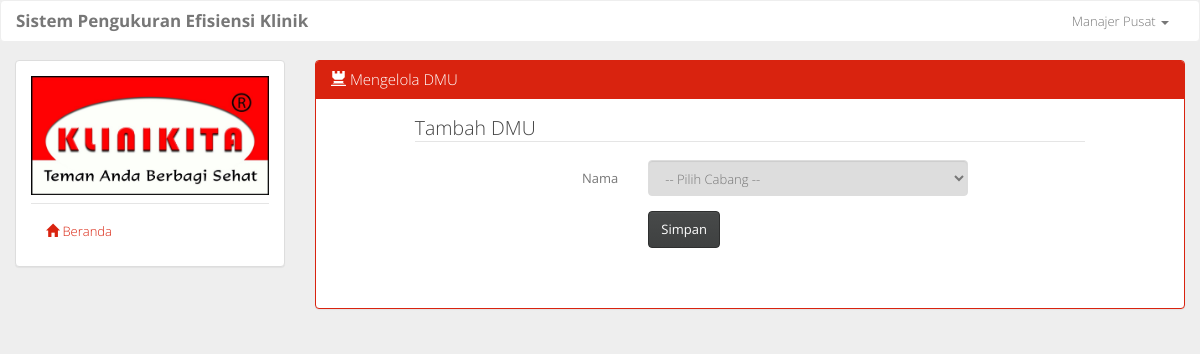
The app's page /ubah_dmu.php?id=5 (signed in), older data.
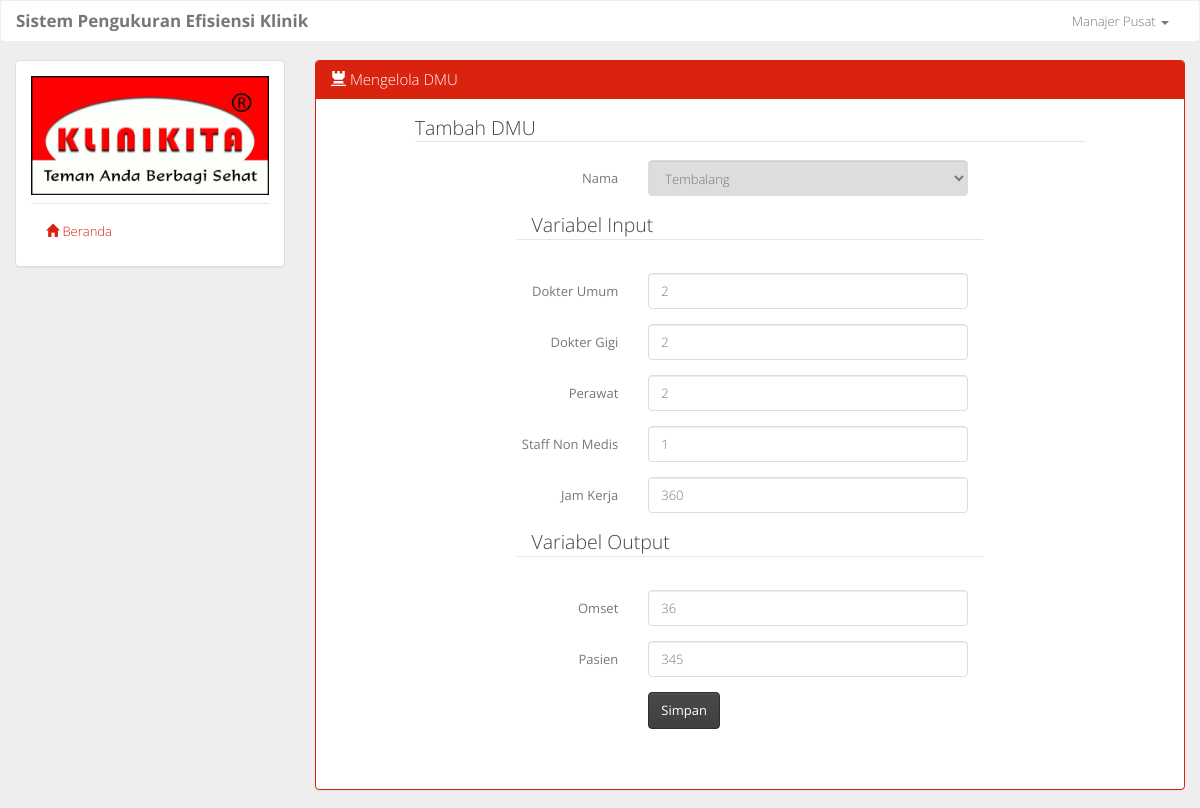
The same page, newer data.
### tables this page shows
CREATE TABLE `tb_detail_dmu` (
  `id_detail_dmu` int(11) NOT NULL,
  `id_klinik` int(11) NOT NULL,
  `id_variabel` int(11) NOT NULL,
  `nilai_variabel` int(11) NOT NULL
);

CREATE TABLE `tb_variabel` (
  `id_variabel` int(11) NOT NULL,
  `nama_variabel` varchar(50) NOT NULL,
  `jenis_variabel` char(1) NOT NULL,
  `satuan` varchar(50) NOT NULL
);

### ubah_dmu.php (the view)
<?php
	include 'layout.php';
	$id = $_GET['id'];
?>
				<div class="col-sm-9">
					<div class="panel panel-primary">
						<div class="panel-heading">
							<h3 class="panel-title"><span class="glyphicon glyphicon-tower"></span> Mengelola DMU</h3>
						</div>
						<div class="panel-body">
							<form class="form-horizontal" method="post" action="<?php echo "process/u_dmu.php?id=".$id.""; ?>">
								<fieldset>
								    <legend>Tambah DMU</legend>
								    <div class="form-group">
								      	<label class="col-sm-4 control-label">Nama</label>
								      	<div class="col-sm-6">
								        	<select name="id_klinik" class="form-control" required disabled>
								        		<option value=""> -- Pilih Cabang -- </option>
								        		<?php
								        			$query = mysqli_query($conn, "SELECT k.cabang_klinik, d.id_klinik FROM tb_klinik AS k, tb_detail_dmu AS d WHERE k.id_klinik=d.id_klinik GROUP BY id_klinik");
								        			if (mysqli_num_rows($query) > 0) {
													    while($cabang = mysqli_fetch_assoc($query)) {
													    	$id_cabang = $cabang['id_klinik'];
													    	if ($id == $id_cabang) {
													    		echo '<option value="'.$id_cabang.'" selected>'.$cabang["cabang_klinik"].'</option>';
													    	} else {
													    		echo '<option value="'.$id_cabang.'">'.$cabang["cabang_klinik"].'</option>';
													    	}
													    }
													}
								        		?>
								        	</select>
								      	</div>
								    </div>
								    <?php
								    	$input = 0;
								    	$output = 0;
										$query = mysqli_query($conn, 'SELECT * FROM tb_variabel v, tb_detail_dmu d WHERE v.id_variabel=d.id_variabel AND d.id_klinik='.$id.' ORDER BY v.jenis_variabel ASC, v.id_variabel ASC');
										while($var = mysqli_fetch_assoc($query)){
											$name =	 str_replace(' ','_',$var['nama_variabel']);
											$satuan = $var['satuan'];
											$value = $var["nilai_variabel"];
											if (($var['jenis_variabel'] == 'i') AND ($input == 0)) {
												echo '<div class="form-group"><legend class="col-sm-8 col-sm-offset-2">Variabel Input</legend></div>';
													$input = 1;
											} elseif (($var['jenis_variabel'] == 'o') AND ($output == 0)) {
												echo '<div class="form-group"><legend class="col-sm-8 col-sm-offset-2">Variabel Output</legend></div>';
													$output = 1;
											}
											echo '
												<div class="form-group">
												    <label class="col-sm-4 control-label">'.$var["nama_variabel"].'</label>
												    <div class="col-sm-6">
												        <input class="form-control" name="'.$name.'" type="number" min="1" placeholder="'.$satuan.'" value="'.$value.'" required>
												    </div>
												</div>
											';
										}
									?>
								    <div class="form-group">
								      	<div class="col-sm-6 col-sm-offset-4">
								        	<button type="submit" class="btn btn-default">Simpan</button>
								      	</div>
								    </div>
								</fieldset>
							</form>
						</div>
					</div>
				</div>
<?php include 'layout2.php' ?>

### layout.php (shortened to what this page needs)
<!DOCTYPE html>
<html>
	<head>
		<link href="assets/css/bootstrap.min.css" rel="stylesheet">
		<link href="assets/css/style.css" rel="stylesheet">
	</head>
	<body>
		<div class="container-fluid">
			<div class="row">
				<nav class="navbar navbar-default">
				  	<div class="container-fluid">
				    	<div class="navbar-header">
				      		<a class="navbar-brand" href="#"><strong>Sistem Pengukuran Efisiensi Klinik</strong></a>
				    	</div>
				    	<div class="collapse navbar-collapse" id="bs-example-navbar-collapse-1">
				      		<ul class="nav navbar-nav navbar-right">
				        		<li class="dropdown">
				          			<a href="#" class="dropdown-toggle" data-toggle="dropdown" role="button" aria-expanded="false"><?php echo $_SESSION['user']; ?> <span class="caret"></span></a>
				        		</li>
				      		</ul>
				    	</div>
				  	</div>
				</nav>
			</div>
			<div class="row">
				<div class="col-sm-3 sidebar">
					<div class="panel panel-default">
					  	<div class="panel-body">
							<img src="assets/img/logo_klinikita.jpg" class="img-responsive">
					    	<ul class="nav nav-pills nav-stacked" id="stacked-menu">
					    		<li class="nav-divider"></li>
								<li>
									<a href="beranda.php"><span class="glyphicon glyphicon-home"></span> Beranda</a>
								</li>
							</ul>
					  	</div>
					</div>
				</div>

### layout2.php (shortened to what this page needs)
			</div>
	    </div>
	</body>
</html>

### assets/css/style.css (style rules this page uses)
body { background-color: #eee; }
form { margin-bottom: 30px; padding-left: 10%; padding-right: 10%; }

Row changes from the older to the newer data that the page shows:
added tb_detail_dmu: shows "Variabel Input", id_variabel.nama_variabel "Dokter Umum", nilai_variabel "2"
added tb_detail_dmu: id_variabel.nama_variabel "Dokter Gigi", nilai_variabel "2"
added tb_detail_dmu: id_variabel.nama_variabel "Perawat", Perawat "2"
added tb_detail_dmu: id_variabel.nama_variabel "Staff Non Medis", nilai_variabel "1"
added tb_detail_dmu: id_variabel.nama_variabel "Jam Kerja", nilai_variabel "360"
added tb_detail_dmu: shows "Variabel Output", id_variabel.nama_variabel "Omset", nilai_variabel "36"
added tb_detail_dmu: id_variabel.nama_variabel "Pasien", Pasien "345"
Text that changed along with them:
form field id_klinik: "-- Pilih Cabang --" → "Tembalang"
